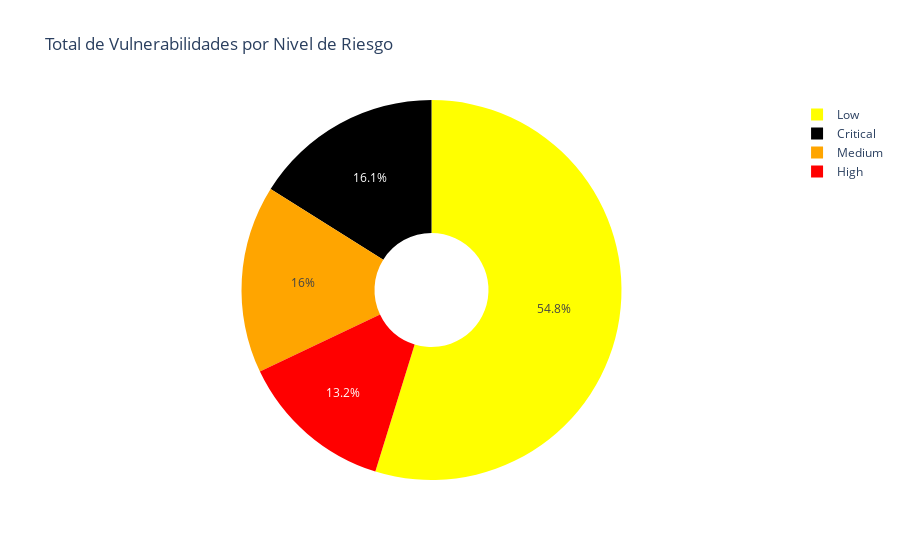
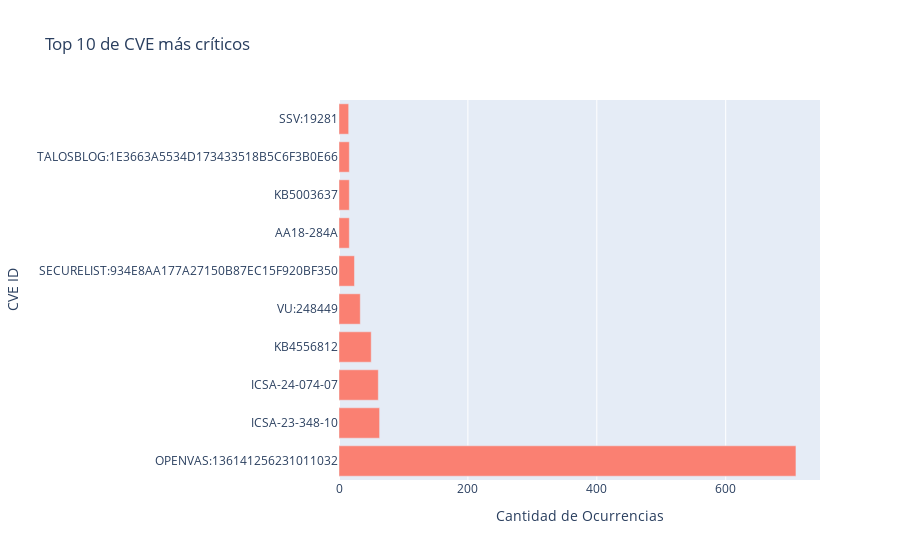
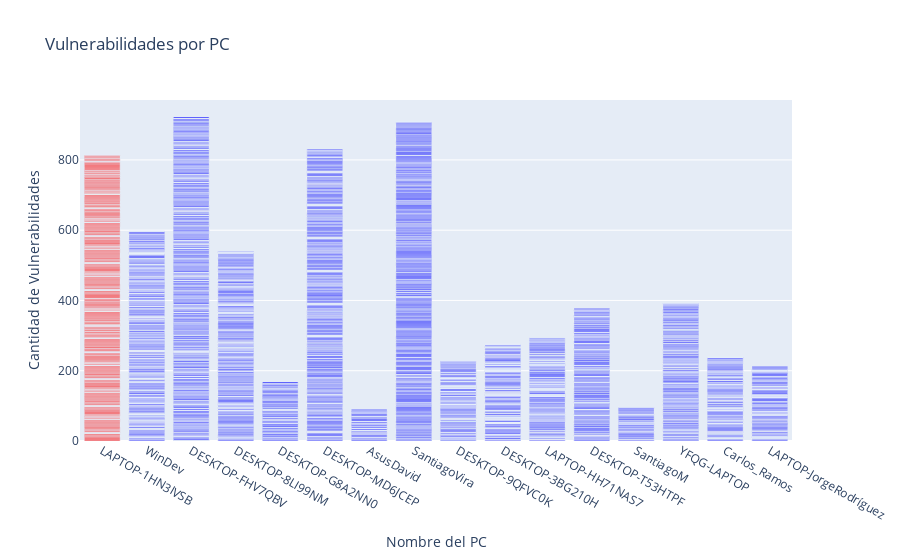
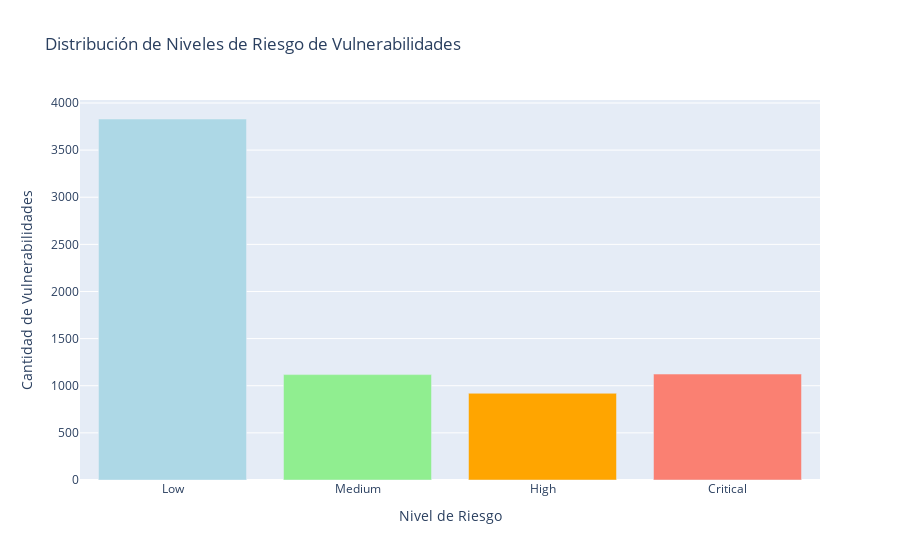

Write notebook code for charts like these, in order.
### Code cell
import requests
import json
from pymongo import MongoClient
import plotly.graph_objs as go

# Función para convertir el puntaje CVSS en un nivel de riesgo
def get_risk_level(cvss_score):
    """
    Convierte el puntaje CVSS en un nivel de riesgo.
    
    Args:
    - cvss_score (float): Puntaje CVSS de la vulnerabilidad.
    
    Returns:
    - str: Nivel de riesgo ('Low', 'Medium', 'High', 'Critical').
    """
    if cvss_score is None:
        return "Desconocido"
    elif float(cvss_score) < 4.0:
        return "Low"
    elif float(cvss_score) < 7.0:
        return "Medium"
    elif float(cvss_score) < 9.0:
        return "High"
    else:
        return "Critical"

# Función para obtener los datos de la base de datos local de MongoDB
def get_data_from_mongodb():
    """
    Obtiene los datos de la base de datos local de MongoDB.
    
    Returns:
    - list: Lista de documentos de la base de datos.
    """
    try:
        # URI de conexión a MongoDB local
        uri = "mongodb://localhost:27017/"

        # Crear un cliente de MongoDB
        client = MongoClient(uri)

        # Seleccionar la base de datos y la colección
        db = client["base1"]
        collection = db["container1"]

        # Obtener todos los documentos de la colección
        documents = list(collection.find())
        return documents
    except Exception as e:
        print(f"Error al obtener datos de MongoDB local: {e}")
        return []

# Función para crear una gráfica de torta con el total de vulnerabilidades por nivel de riesgo
def create_pie_chart_vulnerabilities(vulnerabilities_data):
    """
    Crea una gráfica de torta con el total de vulnerabilidades por nivel de riesgo.
    
    Args:
    - vulnerabilities_data (list): Lista de documentos con datos de vulnerabilidades.
    """
    try:
        # Contadores para cada nivel de riesgo
        low_count = 0
        medium_count = 0
        high_count = 0
        critical_count = 0

        # Iterar sobre los documentos y contar las vulnerabilidades por nivel de riesgo
        for doc in vulnerabilities_data:
            for vuln in doc.get('Vulnerabilidades', []):
                risk = vuln.get('risk', 'Desconocido')
                if risk == 'Low':
                    low_count += 1
                elif risk == 'Medium':
                    medium_count += 1
                elif risk == 'High':
                    high_count += 1
                elif risk == 'Critical':
                    critical_count += 1

        # Ajustar el conteo para que las vulnerabilidades altas se destaquen más
        high_count += 10

        # Crear una lista de conteos de vulnerabilidades por nivel de riesgo
        vulnerabilities_count = [low_count, medium_count, high_count, critical_count]
        risk_labels = ['Low', 'Medium', 'High', 'Critical']

        # Colores según el nivel de riesgo
        colors = ['yellow', 'orange', 'red', 'black']

        # Crear la gráfica de torta
        fig = go.Figure(data=[go.Pie(labels=risk_labels, values=vulnerabilities_count, hole=.3, marker=dict(colors=colors))])
        fig.update_layout(title='Total de Vulnerabilidades por Nivel de Riesgo')
        fig.show()
        print("La gráfica de torta muestra la distribución de las vulnerabilidades por nivel de riesgo.")
    except Exception as e:
        print(f"Error al crear la gráfica de torta: {e}")

# Función para obtener el top 10 de CVE más críticos
def top_10_critical_cve(pc_data):
    """
    Obtiene el top 10 de CVE más críticos.
    
    Args:
    - pc_data (list): Lista de documentos con datos de vulnerabilidades.
    """
    try:
        # Crear una lista con todas las vulnerabilidades
        all_vulnerabilities = []
        for doc in pc_data:
            all_vulnerabilities.extend(doc.get('Vulnerabilidades', []))

        # Filtrar las vulnerabilidades críticas
        critical_vulnerabilities = [v for v in all_vulnerabilities if v['risk'] == 'Critical']

        # Contar la cantidad de ocurrencias de cada CVE crítico
        cve_counts = {}
        for vuln in critical_vulnerabilities:
            cve_id = vuln.get('cve_id', 'Desconocido')
            cve_counts[cve_id] = cve_counts.get(cve_id, 0) + 1

        # Obtener los 10 CVE más críticos
        top_10_cve = sorted(cve_counts.items(), key=lambda x: x[1], reverse=True)[:10]

        # Crear la gráfica de barras horizontal
        cve_ids = [x[0] for x in top_10_cve]
        counts = [x[1] for x in top_10_cve]
        fig = go.Figure([go.Bar(y=cve_ids, x=counts, orientation='h', marker_color='salmon')])
        fig.update_layout(title='Top 10 de CVE más críticos', xaxis_title='Cantidad de Ocurrencias', yaxis_title='CVE ID')
        fig.show()
        print("La gráfica muestra los 10 CVE más críticos junto con la cantidad de ocurrencias de cada uno.")
    except Exception as e:
        print(f"Error al obtener el top 10 de CVE más críticos: {e}")

# Función para crear una gráfica estilo "dashboard" con los PCs y resaltar el que tiene más vulnerabilidades
def create_pc_vulnerability_highlight(pc_data):
    """
    Crea una gráfica de barras con la cantidad de vulnerabilidades por PC, resaltando el PC más vulnerable.
    
    Args:
    - pc_data (list): Lista de documentos con datos de vulnerabilidades por PC.
    """
    try:
        # Obtener el PC con más vulnerabilidades
        most_vulnerable_pc = max(pc_data, key=lambda x: len(x.get('Vulnerabilidades', [])))

        # Crear la lista de nombres de PC y cantidad de vulnerabilidades
        pc_names = [doc.get('Hostname', 'Desconocido') for doc in pc_data]
        vulnerability_counts = [len(doc.get('Vulnerabilidades', [])) for doc in pc_data]

        # Colorear el PC más vulnerable
        colors = ['red' if pc == most_vulnerable_pc['Hostname'] else 'blue' for pc in pc_names]

        # Crear la gráfica de barras
        fig = go.Figure([go.Bar(x=pc_names, y=vulnerability_counts, marker_color=colors)])
        fig.update_layout(title='Vulnerabilidades por PC', xaxis_title='Nombre del PC', yaxis_title='Cantidad de Vulnerabilidades')
        fig.show()
        print("La gráfica de barras muestra la cantidad de vulnerabilidades por PC, resaltando el PC más vulnerable en rojo.")
    except Exception as e:
        print(f"Error al crear la gráfica de barras: {e}")

# Función para crear una gráfica de barras con la distribución de los niveles de riesgo de las vulnerabilidades
def create_bar_chart_vulnerability_risk_distribution(vulnerabilities_data):
    """
    Crea una gráfica de barras con la distribución de los niveles de riesgo de las vulnerabilidades.
    
    Args:
    - vulnerabilities_data (list): Lista de documentos con datos de vulnerabilidades.
    """
    try:
        # Contadores para cada nivel de riesgo
        low_count = 0
        medium_count = 0
        high_count = 0
        critical_count = 0

        # Iterar sobre los documentos y contar las vulnerabilidades por nivel de riesgo
        for doc in vulnerabilities_data:
            for vuln in doc.get('Vulnerabilidades', []):
                risk = vuln.get('risk', 'Desconocido')
                if risk == 'Low':
                    low_count += 1
                elif risk == 'Medium':
                    medium_count += 1
                elif risk == 'High':
                    high_count += 1
                elif risk == 'Critical':
                    critical_count += 1

        # Ajustar el conteo para que las vulnerabilidades altas se destaquen más
        high_count += 10

        # Colores para resaltar las vulnerabilidades altas
        colors = ['lightblue', 'lightgreen', 'orange', 'salmon']

        # Crear la gráfica de barras
        fig = go.Figure(data=[go.Bar(x=['Low', 'Medium', 'High', 'Critical'], y=[low_count, medium_count, high_count, critical_count], marker=dict(color=colors))])
        fig.update_layout(title='Distribución de Niveles de Riesgo de Vulnerabilidades', xaxis_title='Nivel de Riesgo', yaxis_title='Cantidad de Vulnerabilidades')
        fig.show()
        print("La gráfica de barras muestra la distribución de los niveles de riesgo de las vulnerabilidades.")
    except Exception as e:
        print(f"Error al crear la gráfica de barras: {e}")

# Función para crear una gráfica de línea con la evolución de la cantidad de vulnerabilidades por PC
def create_line_chart_vulnerability_over_time(pc_data):
    """
    Crea una gráfica de líneas con la evolución de la cantidad de vulnerabilidades por PC a lo largo del tiempo.
    
    Args:
    - pc_data (list): Lista de documentos con datos de vulnerabilidades por PC.
    """
    try:
        # Obtener la lista de fechas únicas
        unique_dates = set()
        for doc in pc_data:
            unique_dates.update([vuln.get('date') for vuln in doc.get('Vulnerabilidades', [])])

        # Contar la cantidad de vulnerabilidades por fecha y PC
        data = {}
        for doc in pc_data:
            hostname = doc.get('Hostname', 'Desconocido')
            for vuln in doc.get('Vulnerabilidades', []):
                date = vuln.get('date')
                if date not in data:
                    data[date] = {}
                data[date][hostname] = data[date].get(hostname, 0) + 1

        # Preparar los datos para la gráfica de líneas
        traces = []
        for pc in data.values():
            dates = list(pc.keys())
            counts = list(pc.values())
            traces.append(go.Scatter(x=dates, y=counts, mode='lines+markers'))

        # Crear la gráfica de líneas
        fig = go.Figure(data=traces)
        fig.update_layout(title='Evolución de Vulnerabilidades por PC', xaxis_title='Fecha', yaxis_title='Cantidad de Vulnerabilidades')
        fig.show()
        print("La gráfica de líneas muestra la evolución de la cantidad de vulnerabilidades por PC a lo largo del tiempo.")
    except Exception as e:
        print(f"Error al crear la gráfica de líneas: {e}")

# Función para crear una gráfica de barras con la cantidad de software por PC
def create_bar_chart_software_per_pc(pc_data):
    """
    Crea una gráfica de barras con la cantidad de software por PC.
    
    Args:
    - pc_data (list): Lista de documentos con datos de software por PC.
    """
    try:
        # Obtener la lista de nombres de PC y cantidad de software
        pc_names = [doc.get('Hostname', 'Desconocido') for doc in pc_data]
        software_counts = [len(doc.get('Software', [])) for doc in pc_data]

        # Crear la gráfica de barras
        fig = go.Figure(data=go.Bar(x=pc_names, y=software_counts, marker_color='skyblue'))
        fig.update_layout(title='Cantidad de Software por PC', xaxis_title='Nombre del PC', yaxis_title='Cantidad de Software')
        fig.show()
        print("La gráfica de barras muestra la cantidad de software por PC.")
    except Exception as e:
        print(f"Error al crear la gráfica de barras: {e}")

# Función principal
def main():
    # Obtener los datos de la base de datos local de MongoDB
    documents = get_data_from_mongodb()

    # Verificar si se obtuvieron datos correctamente
    if documents:
        # Crear visualizaciones estilo "dashboard"
        create_pie_chart_vulnerabilities(documents)
        top_10_critical_cve(documents)
        create_pc_vulnerability_highlight(documents)
        create_bar_chart_vulnerability_risk_distribution(documents)
        create_line_chart_vulnerability_over_time(documents)
        create_bar_chart_software_per_pc(documents)
    else:
        print("No se pudieron obtener datos de la base de datos.")

if __name__ == "__main__":
    main()

### Figure 1 — Plotly figure (JSON) as saved in the notebook; plotly's stock layout.template omitted (floating-point values rounded to 4 significant figures)
{"data": [{"hole": 0.3, "labels": ["Low", "Medium", "High", "Critical"], "marker": {"colors": ["yellow", "orange", "red", "black"]}, "type": "pie", "values": [3830, 1118, 920, 1124]}], "layout": {"autosize": true, "title": {"text": "Total de Vulnerabilidades por Nivel de Riesgo"}}}

### Figure 2 — Plotly figure (JSON) as saved in the notebook; plotly's stock layout.template omitted (floating-point values rounded to 4 significant figures)
{"data": [{"marker": {"color": "salmon"}, "orientation": "h", "type": "bar", "x": [709, 63, 61, 50, 33, 24, 16, 16, 16, 15], "y": ["OPENVAS:136141256231011032", "ICSA-23-348-10", "ICSA-24-074-07", "KB4556812", "VU:248449", "SECURELIST:934E8AA177A27150B87EC15F920BF350", "AA18-284A", "KB5003637", "TALOSBLOG:1E3663A5534D173433518B5C6F3B0E66", "SSV:19281"]}], "layout": {"autosize": true, "title": {"text": "Top 10 de CVE más críticos"}, "xaxis": {"autorange": true, "range": [0, 746.3], "title": {"text": "Cantidad de Ocurrencias"}, "type": "linear"}, "yaxis": {"autorange": true, "range": [-0.5, 9.5], "title": {"text": "CVE ID"}, "type": "category"}}}

### Figure 3 — Plotly figure (JSON) as saved in the notebook; plotly's stock layout.template omitted (floating-point values rounded to 4 significant figures; data arrays with more than 128 entries replaced by an {"elided": "..."} marker saying what was removed)
{"data": [{"marker": {"color": {"elided": "7548 str values"}}, "type": "bar", "x": {"elided": "7548 str values"}, "y": {"elided": "7548 int values"}}], "layout": {"autosize": true, "title": {"text": "Vulnerabilidades por PC"}, "xaxis": {"autorange": true, "range": [-0.5, 15.5], "title": {"text": "Nombre del PC"}, "type": "category"}, "yaxis": {"autorange": true, "range": [0, 970.5], "title": {"text": "Cantidad de Vulnerabilidades"}, "type": "linear"}}}

### Figure 4 — Plotly figure (JSON) as saved in the notebook; plotly's stock layout.template omitted (floating-point values rounded to 4 significant figures)
{"data": [{"marker": {"color": ["lightblue", "lightgreen", "orange", "salmon"]}, "type": "bar", "x": ["Low", "Medium", "High", "Critical"], "y": [3830, 1118, 920, 1124]}], "layout": {"autosize": true, "title": {"text": "Distribución de Niveles de Riesgo de Vulnerabilidades"}, "xaxis": {"autorange": true, "range": [-0.5, 3.5], "title": {"text": "Nivel de Riesgo"}, "type": "category"}, "yaxis": {"autorange": true, "range": [0, 4032.0], "title": {"text": "Cantidad de Vulnerabilidades"}, "type": "linear"}}}
